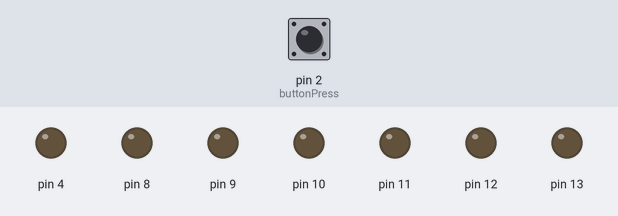
This sketch was run on a simulated Arduino Uno, built with avr-gcc and run on an emulated ATmega328P. Shown: output pins drawn as LEDs (lit = HIGH). Inputs (shaded band) come from the test bench; at power-on: pin 2 (buttonPress) HIGH.

Above: at 1.2 s.
1.3 s: pin 2 (buttonPress) pulled LOW for 3.2 s
At 5.5 s:
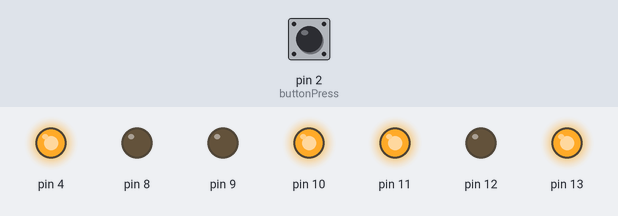
6.0 s: pin 2 (buttonPress) pulled LOW for 0.15 s
At 6.8 s:
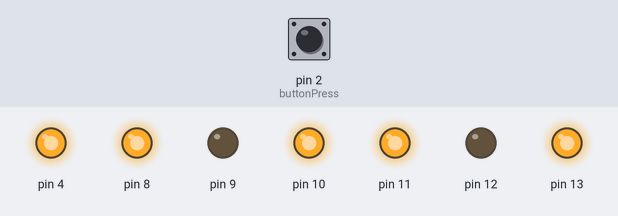
7.6 s: pin 2 (buttonPress) pulled LOW for 1 s
At 8.0 s:
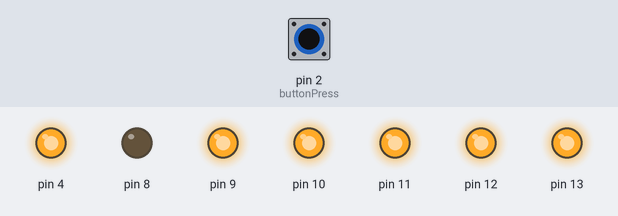
Timing chart, 0 to 10.6 s (numbered marks = the images above; inputs shaded):
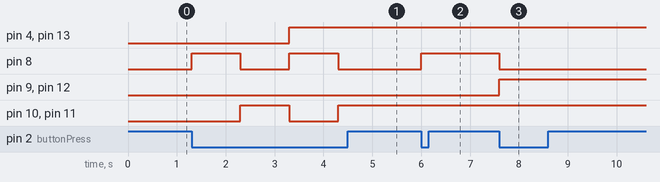

Measured:
- after the input at 1.3 s, pin 4, pin 13: LOW → HIGH after 2.0 s; pin 8: alternates HIGH for 1.0 s and LOW for 1.0 s, starting at once; pin 10, pin 11: LOW → HIGH after 1.0 s, → LOW 1.0 s later, → HIGH 1.0 s later
- after the input at 6.0 s, pin 8: LOW → HIGH at once
- after the input at 7.6 s, pin 8: HIGH → LOW at once; pin 9, pin 12: LOW → HIGH at once

The sketch:

postupny_tlacitko.ino
```cpp
int  buttonState = 0;
int const  buttonPress = 2;
int t1 = 1000;
int cislo = 0;

void setup() {
  pinMode(4,OUTPUT);
  pinMode(9,OUTPUT);
  pinMode(10,OUTPUT);
  pinMode(8,OUTPUT);
  pinMode(11,OUTPUT);
  pinMode(12,OUTPUT);
  pinMode(13,OUTPUT);
  pinMode(2,INPUT);
  pinMode(3,LOW);

}


void loop() {

  buttonState =  digitalRead(buttonPress);
  if (buttonState == LOW){

    Spusteni();
  }
  else if (buttonState == HIGH){


  }


}


  void Spusteni() {
 cislo++;

 if (cislo == 1){

  digitalWrite(8,1);
  digitalWrite(4,0);
  digitalWrite(9,0);
  digitalWrite(10,0);
  digitalWrite(11,0);
  digitalWrite(12,0);
  digitalWrite(13,0);
  delay(t1);
 }
 else if (cislo == 2){
  digitalWrite(11,1);
  digitalWrite(10,1);
  digitalWrite(4,0);
  digitalWrite(9,0);
  digitalWrite(8,0);
  digitalWrite(12,0);
  digitalWrite(13,0);
  delay(t1);
 }
 else if (cislo == 3){
  digitalWrite(4,1);
  digitalWrite(8,1);
  digitalWrite(13,1);
  digitalWrite(9,0);
  digitalWrite(10,0);
  digitalWrite(11,0);
  digitalWrite(12,0);
  delay(t1);
  }
  else if (cislo == 4){
  digitalWrite(4,1);
  digitalWrite(10,1);
  digitalWrite(11,1);
  digitalWrite(13,1);
  digitalWrite(9,0);
  digitalWrite(8,0);
  digitalWrite(12,0);
  delay(t1);
  }
  else if (cislo == 5){
  digitalWrite(4,1);
  digitalWrite(10,1);
  digitalWrite(11,1);
  digitalWrite(13,1);
  digitalWrite(8,1);
  digitalWrite(9,0);
  digitalWrite(12,0);
  delay(t1);
  }
  else if (cislo == 6){
  digitalWrite(4,1);
  digitalWrite(8,0);
  digitalWrite(9,1);
  digitalWrite(10,1);
  digitalWrite(11,1);
  digitalWrite(12,1);
  digitalWrite(13,1);
  delay(t1);
  }
  else if (cislo > 6){
    cislo = 0;

 }
 }
```
